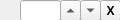
<?xml version="1.0" encoding="UTF-8"?>
<ui version="4.0">
 <class>UI_NetworkThread</class>
 <widget class="QWidget" name="UI_NetworkThread">
  <property name="geometry">
   <rect>
    <x>0</x>
    <y>0</y>
    <width>120</width>
    <height>20</height>
   </rect>
  </property>
  <property name="windowTitle">
   <string>UI_NetworkThread</string>
  </property>
  <widget class="UI_ConnectorStart" name="connector" native="true">
   <property name="geometry">
    <rect>
     <x>0</x>
     <y>0</y>
     <width>21</width>
     <height>21</height>
    </rect>
   </property>
  </widget>
  <widget class="QLineEdit" name="textThreadName">
   <property name="geometry">
    <rect>
     <x>20</x>
     <y>0</y>
     <width>41</width>
     <height>21</height>
    </rect>
   </property>
   <property name="toolTip">
    <string>Name of the thread, can be used for debugging in-game</string>
   </property>
   <property name="inputMethodHints">
    <set>Qt::ImhNone</set>
   </property>
  </widget>
  <widget class="QToolButton" name="buttonSortUp">
   <property name="geometry">
    <rect>
     <x>60</x>
     <y>0</y>
     <width>21</width>
     <height>21</height>
    </rect>
   </property>
   <property name="text">
    <string>UP</string>
   </property>
   <property name="arrowType">
    <enum>Qt::UpArrow</enum>
   </property>
  </widget>
  <widget class="QToolButton" name="buttonSortDown">
   <property name="geometry">
    <rect>
     <x>80</x>
     <y>0</y>
     <width>21</width>
     <height>21</height>
    </rect>
   </property>
   <property name="text">
    <string>DN</string>
   </property>
   <property name="arrowType">
    <enum>Qt::DownArrow</enum>
   </property>
  </widget>
  <widget class="QToolButton" name="buttonDelete">
   <property name="geometry">
    <rect>
     <x>100</x>
     <y>0</y>
     <width>21</width>
     <height>21</height>
    </rect>
   </property>
   <property name="font">
    <font>
     <weight>75</weight>
     <bold>true</bold>
    </font>
   </property>
   <property name="toolTip">
    <string>Delete thread</string>
   </property>
   <property name="text">
    <string>X</string>
   </property>
   <property name="toolButtonStyle">
    <enum>Qt::ToolButtonIconOnly</enum>
   </property>
   <property name="arrowType">
    <enum>Qt::NoArrow</enum>
   </property>
  </widget>
 </widget>
 <layoutdefault spacing="6" margin="11"/>
 <customwidgets>
  <customwidget>
   <class>UI_ConnectorStart</class>
   <extends>QWidget</extends>
   <header>UI_ConnectorStart.h</header>
   <container>1</container>
  </customwidget>
 </customwidgets>
 <resources/>
 <connections/>
</ui>
